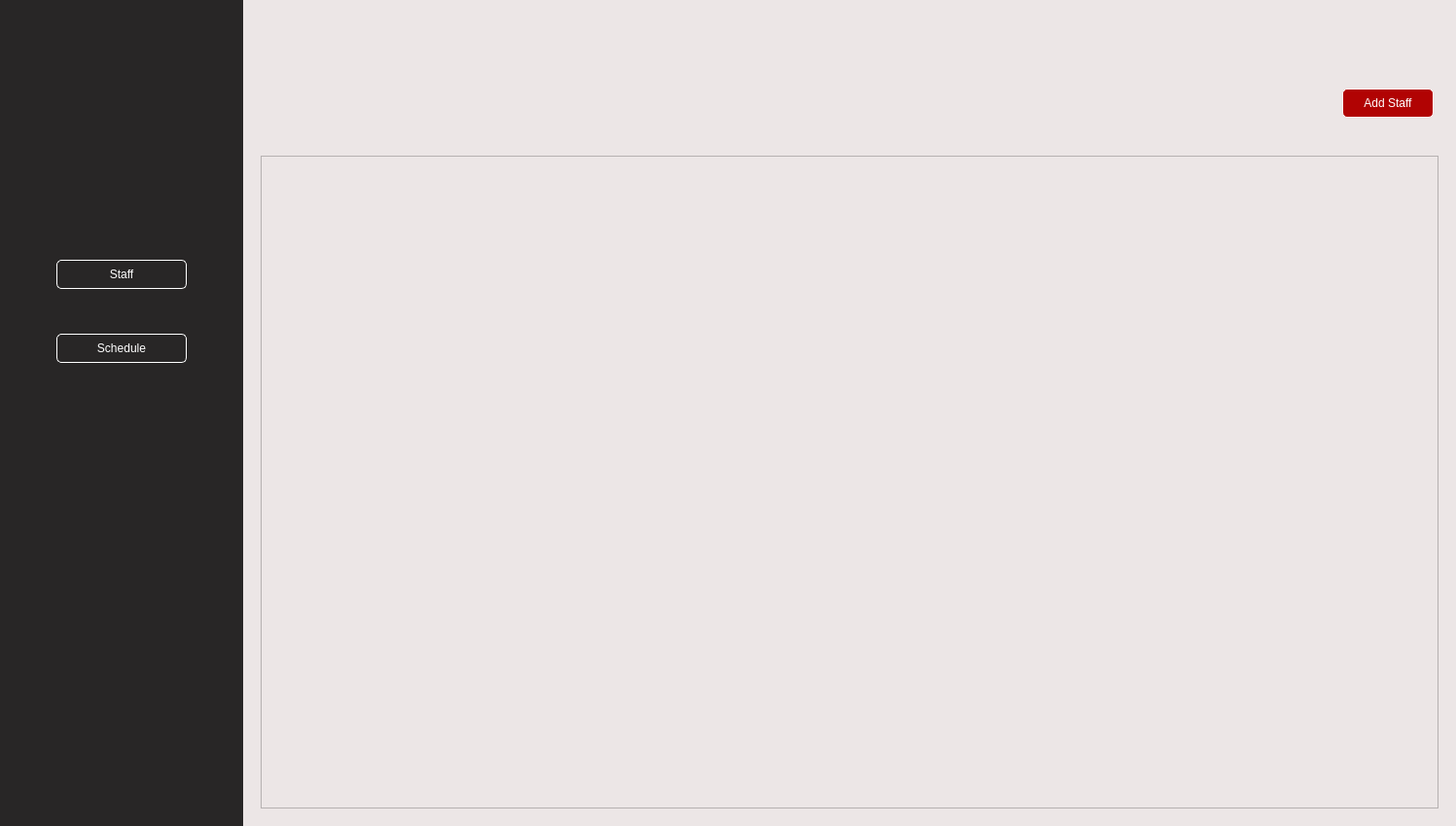
<?xml version="1.0" encoding="UTF-8"?>
<ui version="4.0">
 <class>MainWindow</class>
 <widget class="QMainWindow" name="MainWindow">
  <property name="geometry">
   <rect>
    <x>0</x>
    <y>0</y>
    <width>1497</width>
    <height>849</height>
   </rect>
  </property>
  <property name="windowTitle">
   <string>MainWindow</string>
  </property>
  <widget class="QWidget" name="centralwidget">
   <layout class="QHBoxLayout" name="horizontalLayout" stretch="1,5">
    <property name="spacing">
     <number>0</number>
    </property>
    <property name="leftMargin">
     <number>0</number>
    </property>
    <property name="topMargin">
     <number>0</number>
    </property>
    <property name="rightMargin">
     <number>0</number>
    </property>
    <property name="bottomMargin">
     <number>0</number>
    </property>
    <item>
     <widget class="QWidget" name="widget" native="true">
      <property name="styleSheet">
       <string notr="true">background-color: rgb(40, 38, 38);</string>
      </property>
      <layout class="QVBoxLayout" name="verticalLayout">
       <item>
        <widget class="QWidget" name="widget_3" native="true">
         <layout class="QGridLayout" name="gridLayout">
          <item row="0" column="0">
           <widget class="QPushButton" name="pushButton">
            <property name="styleSheet">
             <string notr="true">border: none;</string>
            </property>
            <property name="text">
             <string/>
            </property>
            <property name="icon">
             <iconset>
              <normaloff>image/Logo1.png</normaloff>image/Logo1.png</iconset>
            </property>
            <property name="iconSize">
             <size>
              <width>200</width>
              <height>200</height>
             </size>
            </property>
           </widget>
          </item>
         </layout>
        </widget>
       </item>
       <item>
        <widget class="QWidget" name="widget_4" native="true">
         <layout class="QGridLayout" name="gridLayout_2">
          <item row="0" column="0">
           <widget class="QPushButton" name="staffbtn">
            <property name="styleSheet">
             <string notr="true">#staffbtn{
border: 1px solid white;
border-radius: 5px;
margin: 0 40px;
padding: 7px;
color: white;
}

#staffbtn:hover{
	background-color: #B10303;
	color: black;
}</string>
            </property>
            <property name="text">
             <string>Staff</string>
            </property>
           </widget>
          </item>
          <item row="1" column="0">
           <widget class="QPushButton" name="schedbtn">
            <property name="styleSheet">
             <string notr="true">#schedbtn{
border: 1px solid white;
border-radius: 5px;
margin: 0 40px;
padding: 7px;
color: white;
}

#schedbtn:hover{
	background-color: #B10303;
	color: black;
}</string>
            </property>
            <property name="text">
             <string>Schedule</string>
            </property>
           </widget>
          </item>
         </layout>
        </widget>
       </item>
       <item>
        <widget class="QWidget" name="widget_5" native="true">
         <layout class="QGridLayout" name="gridLayout_3"/>
        </widget>
       </item>
       <item>
        <widget class="QWidget" name="widget_6" native="true"/>
       </item>
      </layout>
     </widget>
    </item>
    <item>
     <widget class="QWidget" name="widget_2" native="true">
      <property name="styleSheet">
       <string notr="true">background-color: rgb(236, 230, 230);</string>
      </property>
      <layout class="QVBoxLayout" name="verticalLayout_2" stretch="1,1,10">
       <property name="spacing">
        <number>0</number>
       </property>
       <property name="leftMargin">
        <number>0</number>
       </property>
       <property name="topMargin">
        <number>0</number>
       </property>
       <property name="rightMargin">
        <number>0</number>
       </property>
       <property name="bottomMargin">
        <number>0</number>
       </property>
       <item>
        <widget class="QWidget" name="widget_7" native="true">
         <property name="styleSheet">
          <string notr="true">background-color: rgb(236, 230, 230);</string>
         </property>
        </widget>
       </item>
       <item>
        <widget class="QWidget" name="widget_9" native="true">
         <property name="styleSheet">
          <string notr="true">background-color: rgb(236, 230, 230);</string>
         </property>
         <layout class="QHBoxLayout" name="horizontalLayout_2" stretch="9,1">
          <item>
           <widget class="QWidget" name="widget_10" native="true"/>
          </item>
          <item>
           <widget class="QWidget" name="widget_11" native="true">
            <layout class="QGridLayout" name="gridLayout_4">
             <item row="0" column="0">
              <widget class="QPushButton" name="addstaffbtn">
               <property name="styleSheet">
                <string notr="true">#addstaffbtn{
border: 1px solid white;
border-radius: 5px;
margin: 0 5px;
padding: 7px;
background-color: #B10303;
color: white;
}

#addstaffbtn:hover{
	color: black;
}</string>
               </property>
               <property name="text">
                <string>Add Staff</string>
               </property>
              </widget>
             </item>
            </layout>
           </widget>
          </item>
         </layout>
        </widget>
       </item>
       <item>
        <widget class="QWidget" name="widget_8" native="true">
         <property name="styleSheet">
          <string notr="true">background-color: rgb(236, 230, 230);</string>
         </property>
         <layout class="QGridLayout" name="gridLayout_5">
          <item row="0" column="0">
           <widget class="QWidget" name="table" native="true">
            <property name="styleSheet">
             <string notr="true"/>
            </property>
            <layout class="QGridLayout" name="gridLayout_6">
             <item row="0" column="0">
              <widget class="QTableWidget" name="tableWidget"/>
             </item>
            </layout>
           </widget>
          </item>
         </layout>
        </widget>
       </item>
      </layout>
     </widget>
    </item>
   </layout>
  </widget>
 </widget>
 <resources/>
 <connections/>
</ui>
